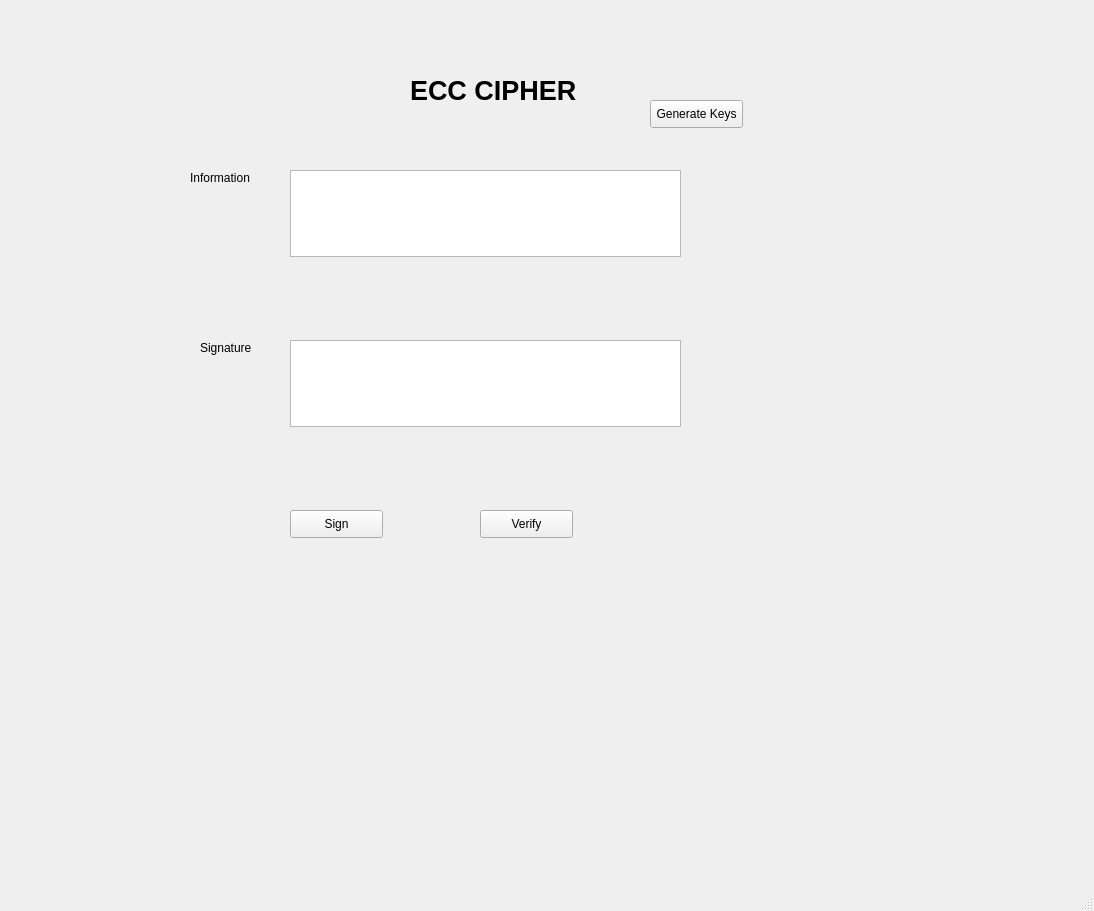
<?xml version="1.0" encoding="UTF-8"?>
<ui version="4.0">
 <class>MainWindow</class>
 <widget class="QMainWindow" name="MainWindow">
  <property name="geometry">
   <rect>
    <x>0</x>
    <y>0</y>
    <width>1094</width>
    <height>911</height>
   </rect>
  </property>
  <property name="windowTitle">
   <string>MainWindow</string>
  </property>
  <widget class="QWidget" name="centralwidget">
   <widget class="QLabel" name="label">
    <property name="geometry">
     <rect>
      <x>410</x>
      <y>70</y>
      <width>211</width>
      <height>41</height>
     </rect>
    </property>
    <property name="font">
     <font>
      <pointsize>20</pointsize>
      <weight>75</weight>
      <bold>true</bold>
     </font>
    </property>
    <property name="text">
     <string>ECC CIPHER</string>
    </property>
   </widget>
   <widget class="QLabel" name="label_2">
    <property name="geometry">
     <rect>
      <x>190</x>
      <y>170</y>
      <width>71</width>
      <height>16</height>
     </rect>
    </property>
    <property name="text">
     <string>Information</string>
    </property>
   </widget>
   <widget class="QLabel" name="label_3">
    <property name="geometry">
     <rect>
      <x>200</x>
      <y>340</y>
      <width>55</width>
      <height>16</height>
     </rect>
    </property>
    <property name="text">
     <string>Signature</string>
    </property>
   </widget>
   <widget class="QTextEdit" name="txt_info">
    <property name="geometry">
     <rect>
      <x>290</x>
      <y>170</y>
      <width>391</width>
      <height>87</height>
     </rect>
    </property>
   </widget>
   <widget class="QTextEdit" name="txt_sign">
    <property name="geometry">
     <rect>
      <x>290</x>
      <y>340</y>
      <width>391</width>
      <height>87</height>
     </rect>
    </property>
   </widget>
   <widget class="QPushButton" name="btn_gen_keys">
    <property name="geometry">
     <rect>
      <x>650</x>
      <y>100</y>
      <width>93</width>
      <height>28</height>
     </rect>
    </property>
    <property name="text">
     <string>Generate Keys</string>
    </property>
   </widget>
   <widget class="QPushButton" name="btn_sign">
    <property name="geometry">
     <rect>
      <x>290</x>
      <y>510</y>
      <width>93</width>
      <height>28</height>
     </rect>
    </property>
    <property name="text">
     <string>Sign</string>
    </property>
   </widget>
   <widget class="QPushButton" name="btn_verify">
    <property name="geometry">
     <rect>
      <x>480</x>
      <y>510</y>
      <width>93</width>
      <height>28</height>
     </rect>
    </property>
    <property name="text">
     <string>Verify</string>
    </property>
   </widget>
  </widget>
  <widget class="QMenuBar" name="menubar">
   <property name="geometry">
    <rect>
     <x>0</x>
     <y>0</y>
     <width>1094</width>
     <height>26</height>
    </rect>
   </property>
  </widget>
  <widget class="QStatusBar" name="statusbar"/>
 </widget>
 <resources/>
 <connections/>
</ui>
